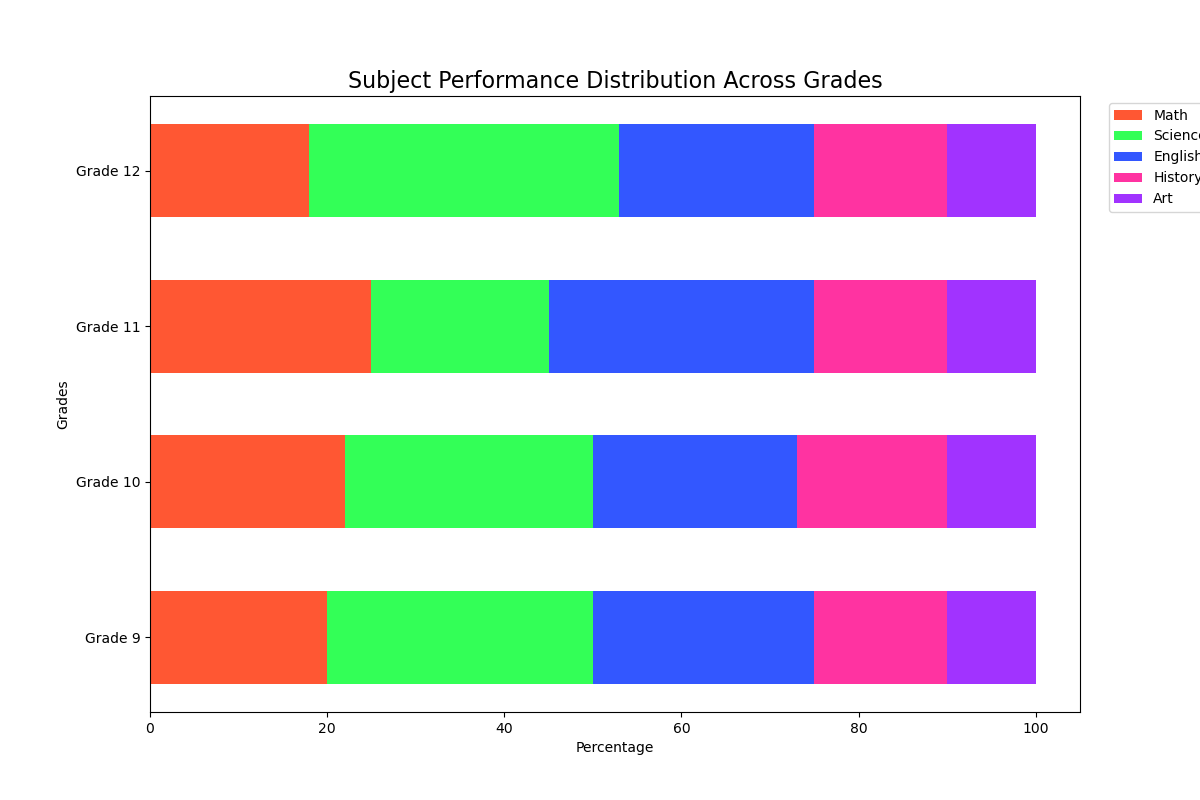

The script that drew this image:

import matplotlib.pyplot as plt
import numpy as np

# Data
categories = ['Math', 'Science', 'English', 'History', 'Art']
grades = ['Grade 9', 'Grade 10', 'Grade 11', 'Grade 12']
data = np.array([
    [20, 30, 25, 15, 10],
    [22, 28, 23, 17, 10],
    [25, 20, 30, 15, 10],
    [18, 35, 22, 15, 10]
])

# Normalize data to 100%
data_percent = data / data.sum(axis=1)[:, None] * 100

# Plot settings
fig, ax = plt.subplots(figsize=(12, 8))  # Changed the size of the chart
width = 0.6  # Changed width of bars

# Colors
colors = ['#FF5733', '#33FF57', '#3357FF', '#FF33A1', '#A133FF']

# Plotting
for i, category in enumerate(categories):
    bottom = data_percent[:, :i].sum(axis=1)
    ax.barh(grades, data_percent[:, i], left=bottom, height=width, color=colors[i], label=category)  # Changed to horizontal bar

# Title and labels
ax.set_title('Subject Performance Distribution Across Grades', fontsize=16)  # Changed title and its position
ax.set_xlabel('Percentage')
ax.set_ylabel('Grades')

# Legend
ax.legend(loc='upper right', bbox_to_anchor=(1.15, 1))

plt.show()
